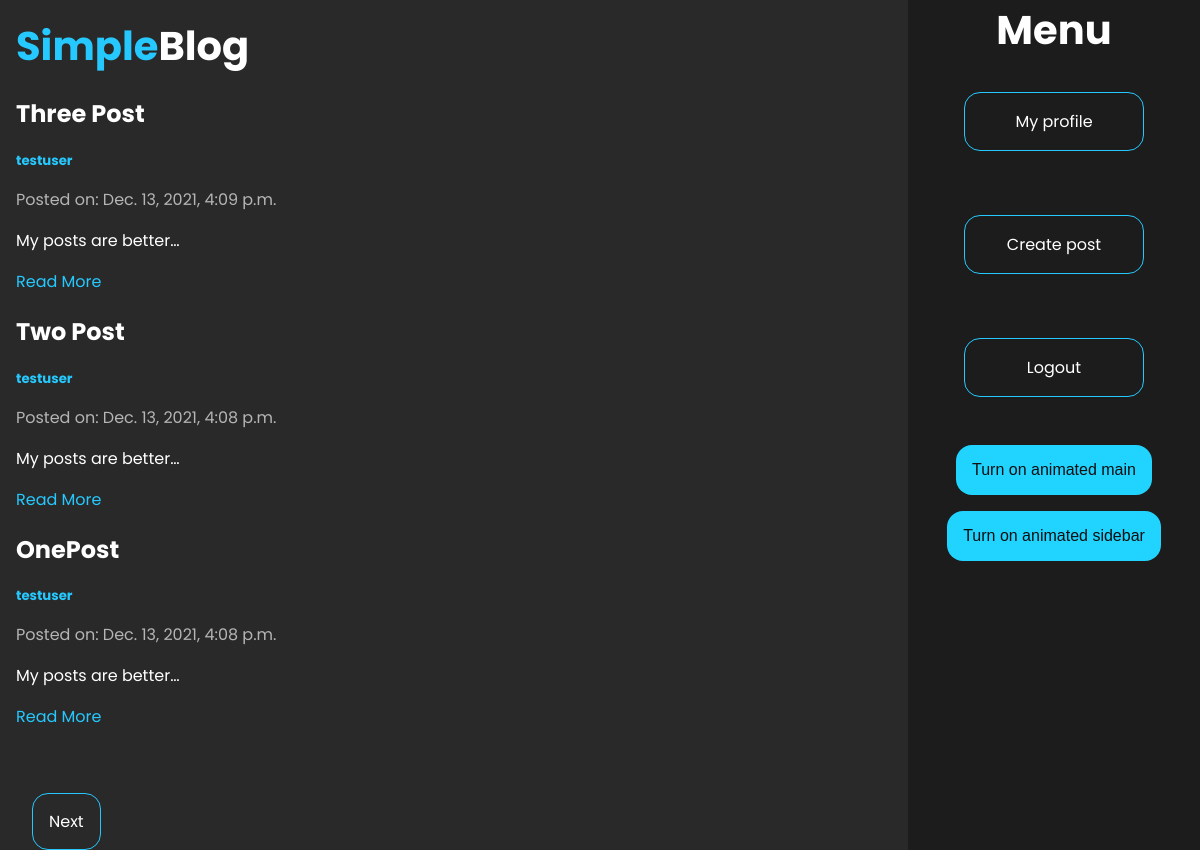
The app's page / (signed in) with its own data.
### blog/models.py (models this page shows, shortened)
class Post(models.Model):
    title = models.CharField(max_length=200)
    author = models.ForeignKey(User, on_delete=models.CASCADE)
    body = models.TextField()
    created_on = models.DateTimeField(auto_now_add=True)
    last_modified = models.DateTimeField(auto_now=True)

### blog/views.py (the view)
# urls.py: path('', MainView.as_view(), name='blog-main'),
class MainView(LoginRequiredMixin, ListView):
    template_name = 'blog/main.html'
    context_object_name = 'posts'
    paginate_by = 3
    def get_queryset(self):
        queryset = Post.objects.all().order_by('-created_on')
        return queryset

### blog/templates/blog/main.html (shortened to what this page needs)
{% extends 'blog/base.html' %}
{% load static %}
{% block main_content %}
    {% for post in posts %}
        <div class="post">
            <h2 class="title">{{ post.title }}</h2>
            <h5 class="author"><a href="{% url 'blog-profile' post.author.id %}" class="author">{{ post.author }}</a></h5>
            <p class="date">Posted on: {{ post.created_on }}</p>
            <p>{{ post.body|truncatechars:20 }}</p>
            <a href="{% url 'blog-post' post.id %}" class="read-more">Read More</a>
        </div>
    {% endfor %}
    {% if is_paginated %}
        <div class="pagination">
            {% if page_obj.has_next %}
                <a class="button" href="?page={{ page_obj.next_page_number }}">Next</a>
            {% endif %}
        </div>
    {% endif %}
{% endblock %}

### blog/static/blog/style.css (style rules this page uses)
html, body { margin: 0; padding: 0; font-family: 'Poppins', sans-serif; background-color: #292929; color: white; height: 100%; }
.main a { text-decoration: none; }
.author { text-decoration: none; margin: 0; padding: 0; color: #26c9ff; }
.date { color: #b5b5b5; }
.button { margin: 2em 0; text-decoration: none; color: white; border: 1px solid #26c9ff; border-radius: 1em; width: 50%; padding: 1em; }
.read-more { text-decoration: none; color: #26c9ff; }
.pagination { margin-top: 5em; }
.pagination a { margin: 0 1em; }

### records on screen
Post: title "Three Post", author "testuser", created_on "Dec. 13, 2021, 4:09 p.m.", body "My posts are better…"
Post: title "Two Post", author "testuser", created_on "Dec. 13, 2021, 4:08 p.m.", body "My posts are better…"
Post: title "OnePost", author "testuser", created_on "Dec. 13, 2021, 4:08 p.m.", body "My posts are better…"
